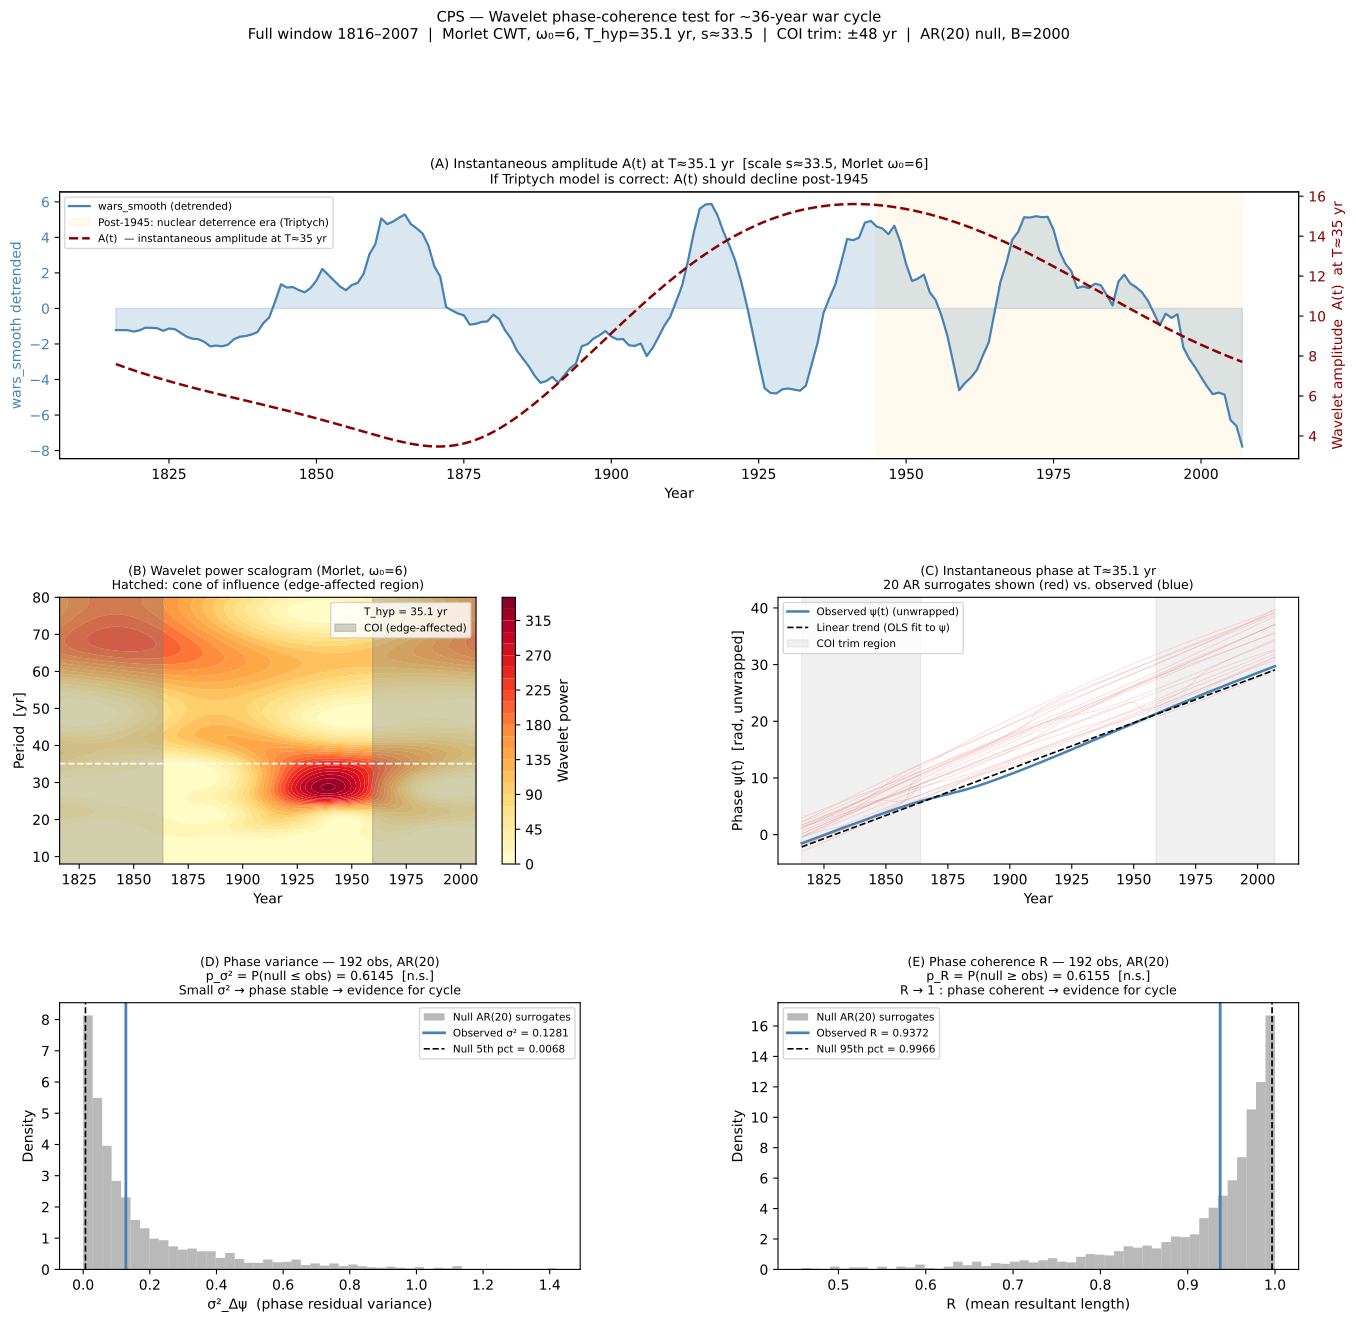

The Python source for this figure:
# wavelet_phase_test.py – Wavelet phase-coherence test for ~36-year war cycle
# Data: wars_color.csv
# Source: Triptych "We are Anomal(i)es" v0.1 by Mariusz Włodarczyk
# License: CC BY-NC-SA 4.0
#
# RATIONALE:
#   Epoch-folding (epoch_folding_test.py) tests whether the folded profile is
#   non-flat — a global measure of phase coherence across all cycles. The wavelet
#   test adds a LOCAL, time-resolved picture: it shows WHEN the cycle is strong
#   and whether the phase drifts or remains locked throughout 1816–2007.
#
#   This directly addresses the Triptych's claim (pages 52–78) that:
#     (a) amplitude is non-stationary — dampened post-1945 by nuclear deterrence,
#         institutional architecture, and post-war exhaustion;
#     (b) the RHYTHM (phase, period) is stable across the entire 1816–2007 window.
#
#   The wavelet gives us A(t) and ψ(t) separately:
#     A(t) = |W(t, s)|      — instantaneous amplitude at scale s ≈ 35 yr
#     ψ(t) = ∠W(t, s)       — instantaneous phase
#   Claim (a) → A(t) should drop post-1945.
#   Claim (b) → ψ(t), after removing the expected linear trend 2π·t/T_HYP,
#               should have small, stationary residuals Δψ(t).
#
# DESIGN:
#   Morlet wavelet  ψ(η) = π^(-1/4) · exp(i·ω₀·η) · exp(−η²/2), ω₀ = 6.
#   Scale–period relationship: T = 2π · s / ω₀.
#   For T_HYP = 35.1 yr → s_target = T_HYP · ω₀ / (2π) ≈ 33.5.
#
#   CWT is computed via FFT convolution for efficiency.
#
#   Cone of influence (COI): for the Morlet wavelet at scale s, the e-folding
#   time of the wavelet envelope is τ_e = s · √2. Phase estimates within τ_e
#   of the series edges are edge-affected and trimmed before computing test
#   statistics (but shown in plots for visual context with hatching).
#
#   Two test statistics on the trimmed phase residuals Δψ(t):
#     stat_A: σ²_Δψ = var(Δψ)       — phase residual variance
#             Small σ²_Δψ → phase coherent → evidence for cycle.
#             p_A = P(σ²_null ≤ σ²_obs | H₀)   [small is significant]
#
#     stat_B: R = |mean(exp(i·Δψ))| — mean resultant length (circular coherence)
#             R → 1 : perfect coherence.  R → 0 : incoherent.
#             p_B = P(R_null ≥ R_obs | H₀)      [small is significant]
#
#   Null: AR(p) surrogate wars_raw (AIC, same pipeline as spectral_significance_v2)
#         → MA(11) → CWT → extract Δψ → compute both statistics.
#
#   Analysis: FULL WINDOW ONLY (1816–2007, n = 192).
#   The post-WWI window (n = 90) provides fewer than 2 COI-trimmed cycles at
#   s ≈ 33.5; wavelet phase estimates are unreliable there.
#
# OUTPUT:
#   wavelet_phase_test.pdf
#   wavelet_phase_test_results.csv

from __future__ import annotations

import sys
import warnings
import numpy as np
import pandas as pd
import matplotlib
matplotlib.use("Agg")
import matplotlib.pyplot as plt
import matplotlib.gridspec as gridspec
import matplotlib.patches as mpatches
from pathlib import Path
from scipy.signal import detrend

sys.path.insert(0, str(Path(__file__).parent))
from spectral_significance_v2 import apply_ma, fit_ar_aic, generate_surrogate

warnings.filterwarnings("ignore")

RNG    = np.random.default_rng(20240301)
B      = 2000
ALPHA  = 0.05
MA_WIN = 11
OMEGA0 = 6.0                            # Morlet central frequency
T_HYP  = 35.1                          # Triptych sin-fit period [yr]
S_TGT  = T_HYP * OMEGA0 / (2 * np.pi) # target scale ≈ 33.5

# Visualisation: scalogram range
T_VIZ_LO, T_VIZ_HI = 8.0, 80.0        # period range for scalogram [yr]


# ─────────────────────────────────────────────────────────────────────────────
# Morlet CWT via FFT
# ─────────────────────────────────────────────────────────────────────────────

def morlet_wavelet_fft(x: np.ndarray, scales: np.ndarray,
                       omega0: float = OMEGA0) -> np.ndarray:
    """
    Continuous Morlet wavelet transform via FFT convolution.

    Parameters
    ----------
    x       : input signal, length N (assumed fs = 1 yr⁻¹)
    scales  : 1D array of scales [yr]
    omega0  : Morlet central frequency (default 6)

    Returns
    -------
    W : complex array, shape (len(scales), N)
        W[j, t] = CWT coefficient at scale scales[j] and time t.
    """
    N    = len(x)
    xf   = np.fft.fft(x, n=N)
    omegas = 2 * np.pi * np.fft.fftfreq(N, d=1.0)  # angular frequencies

    W = np.zeros((len(scales), N), dtype=complex)
    for j, s in enumerate(scales):
        # Fourier transform of the scaled Morlet wavelet (unit norm)
        psi_hat = (
            np.pi ** (-0.25)
            * np.sqrt(2 * np.pi * s)
            * np.exp(-0.5 * (s * omegas - omega0) ** 2)
        )
        psi_hat[omegas < 0] = 0.0   # analytic wavelet: zero for negative freqs
        W[j] = np.fft.ifft(xf * psi_hat)
    return W


def coi_halfwidth(s: float) -> float:
    """
    Cone-of-influence half-width (e-folding distance) for Morlet wavelet
    at scale s: τ_e = s · √2.
    """
    return s * np.sqrt(2.0)


# ─────────────────────────────────────────────────────────────────────────────
# phase residual extraction
# ─────────────────────────────────────────────────────────────────────────────

def phase_residuals(W_target: np.ndarray, N: int,
                    T: float, coi_trim: int) -> np.ndarray:
    """
    Extract instantaneous phase residuals Δψ(t) from the CWT at s_target.

    Steps:
      1. ψ(t) = angle(W_target)
      2. Unwrap to remove 2π jumps.
      3. Fit linear trend ψ̂(t) = ψ₀ + (2π/T)·t by OLS.
      4. Δψ(t) = ψ(t) − ψ̂(t)
      5. Trim coi_trim samples from each end.

    Returns Δψ trimmed (length N − 2·coi_trim), or empty array if too short.
    """
    t    = np.arange(N, dtype=float)
    psi  = np.unwrap(np.angle(W_target))

    # OLS: fit ψ = a + b·t; b should be close to 2π/T under cycle hypothesis
    A_mat = np.column_stack([np.ones(N), t])
    coef, _, _, _ = np.linalg.lstsq(A_mat, psi, rcond=None)
    psi_trend = coef[0] + coef[1] * t
    delta_psi = psi - psi_trend

    # trim COI
    if coi_trim * 2 >= N:
        return np.array([])
    return delta_psi[coi_trim: N - coi_trim]


def phase_stats(delta_psi: np.ndarray) -> tuple[float, float]:
    """
    Compute two phase-coherence statistics from Δψ residuals.

    Returns
    -------
    sigma2 : variance of Δψ (smaller → more coherent)
    R      : mean resultant length |mean(exp(i·Δψ))| ∈ [0, 1]
             (larger → more coherent)
    """
    if len(delta_psi) == 0:
        return np.nan, np.nan
    sigma2 = float(np.var(delta_psi))
    R      = float(np.abs(np.mean(np.exp(1j * delta_psi))))
    return sigma2, R


# ─────────────────────────────────────────────────────────────────────────────
# main test
# ─────────────────────────────────────────────────────────────────────────────

def run_test(years: np.ndarray, wars_raw: np.ndarray, wars_smooth: np.ndarray,
             n_boot: int = B) -> dict:
    """
    Full wavelet phase-coherence test for wars_smooth (full window only).

    Two statistics on COI-trimmed phase residuals Δψ(t):
      σ²_Δψ : phase residual variance  (H₁: smaller than null)
      R      : mean resultant length    (H₁: larger than null)

    p_sigma2 = P(σ²_null ≤ σ²_obs | H₀)  — small → evidence for cycle
    p_R      = P(R_null ≥ R_obs   | H₀)  — small → evidence for cycle
    """
    N = len(wars_raw)
    x_smooth = detrend(wars_smooth.astype(float), type="linear")

    # ── scales for visualisation scalogram ──────────────────────────────────
    scales_viz = np.unique(np.concatenate([
        np.linspace(T_VIZ_LO * OMEGA0 / (2 * np.pi),
                    T_VIZ_HI * OMEGA0 / (2 * np.pi), 80),
        np.array([S_TGT]),
    ]))
    scales_viz = np.sort(scales_viz)

    # ── CWT on observed series ───────────────────────────────────────────────
    W_viz    = morlet_wavelet_fft(x_smooth, scales_viz)
    s_idx    = int(np.argmin(np.abs(scales_viz - S_TGT)))
    W_target = W_viz[s_idx]                # complex, shape (N,)

    amp  = np.abs(W_target)               # A(t)
    psi  = np.unwrap(np.angle(W_target))  # ψ(t) unwrapped

    coi_trim = max(1, int(np.ceil(coi_halfwidth(S_TGT))))
    delta_psi_obs = phase_residuals(W_target, N, T_HYP, coi_trim)
    sigma2_obs, R_obs = phase_stats(delta_psi_obs)

    # linear trend over full series for plotting
    t_full = np.arange(N, dtype=float)
    A_mat  = np.column_stack([np.ones(N), t_full])
    coef, _, _, _ = np.linalg.lstsq(A_mat, psi, rcond=None)
    psi_trend_full = coef[0] + coef[1] * t_full

    # ── AR surrogate null ────────────────────────────────────────────────────
    x_raw = detrend(wars_raw.astype(float), type="linear")
    ar_fit, ar_p, ar_resid = fit_ar_aic(x_raw, max_lag=min(20, N // 5))
    raw_std = x_raw.std()

    boot_sigma2 = np.zeros(n_boot)
    boot_R      = np.zeros(n_boot)
    # store a few surrogate phase curves for visual comparison
    surr_psi_sample = []

    for b in range(n_boot):
        surr_raw = generate_surrogate(ar_fit, ar_resid, N, RNG)
        surr_raw = surr_raw / (surr_raw.std() + 1e-12) * raw_std
        surr_sm  = apply_ma(surr_raw, MA_WIN)
        x_surr   = detrend(surr_sm, type="linear")

        W_surr  = morlet_wavelet_fft(x_surr, np.array([S_TGT]))[0]
        dp_surr = phase_residuals(W_surr, N, T_HYP, coi_trim)
        s2, r   = phase_stats(dp_surr)
        boot_sigma2[b] = s2
        boot_R[b]      = r

        if b < 20:   # keep 20 surrogate phase curves for plotting
            surr_psi_sample.append(np.unwrap(np.angle(W_surr)))

    # remove nan surrogates (shouldn't happen but guard)
    boot_sigma2 = boot_sigma2[~np.isnan(boot_sigma2)]
    boot_R      = boot_R[~np.isnan(boot_R)]

    # p-values: direction aligned with H₁ (cycle → small σ², large R)
    p_sigma2 = float((boot_sigma2 <= sigma2_obs).mean())
    p_R      = float((boot_R      >= R_obs).mean())

    return {
        "N":                N,
        "ar_p":             ar_p,
        "years":            years,
        "x_smooth":         x_smooth,
        "scales_viz":       scales_viz,
        "W_viz":            W_viz,
        "s_idx":            s_idx,
        "S_tgt":            S_TGT,
        "T_hyp":            T_HYP,
        "amp":              amp,
        "psi":              psi,
        "psi_trend":        psi_trend_full,
        "delta_psi_obs":    delta_psi_obs,
        "coi_trim":         coi_trim,
        "sigma2_obs":       sigma2_obs,
        "R_obs":            R_obs,
        "boot_sigma2":      boot_sigma2,
        "boot_R":           boot_R,
        "p_sigma2":         p_sigma2,
        "p_R":              p_R,
        "surr_psi_sample":  surr_psi_sample,
    }


# ─────────────────────────────────────────────────────────────────────────────
# plot
# ─────────────────────────────────────────────────────────────────────────────

def plot_results(r: dict, out_path: str) -> None:
    years = r["years"]
    N     = r["N"]
    C_OBS = "steelblue"
    C_SUR = "lightcoral"

    fig = plt.figure(figsize=(16, 14))
    gs  = gridspec.GridSpec(3, 2, figure=fig, hspace=0.52, wspace=0.38)

    # ── Panel A: wars_smooth + A(t) overlay ─────────────────────────────────
    ax_a  = fig.add_subplot(gs[0, :])
    ax_a2 = ax_a.twinx()

    ax_a.fill_between(years, r["x_smooth"],
                      alpha=0.20, color=C_OBS)
    ax_a.plot(years, r["x_smooth"], color=C_OBS, lw=1.6,
              label="wars_smooth (detrended)")
    ax_a2.plot(years, r["amp"], color="darkred", lw=1.8, ls="--",
               label=f"A(t)  — instantaneous amplitude at T≈{r['T_hyp']:.0f} yr")

    # shade post-1945 (nuclear deterrence era per Triptych)
    ax_a.axvspan(1945, years[-1], alpha=0.07, color="orange",
                 label="Post-1945: nuclear deterrence era (Triptych)")

    ax_a.set_xlabel("Year")
    ax_a.set_ylabel("wars_smooth detrended", color=C_OBS)
    ax_a2.set_ylabel(f"Wavelet amplitude  A(t)  at T≈{r['T_hyp']:.0f} yr",
                     color="darkred")
    ax_a.tick_params(axis="y", labelcolor=C_OBS)
    ax_a2.tick_params(axis="y", labelcolor="darkred")
    l1, lb1 = ax_a.get_legend_handles_labels()
    l2, lb2 = ax_a2.get_legend_handles_labels()
    ax_a.legend(l1 + l2, lb1 + lb2, fontsize=7.5, loc="upper left")
    ax_a.set_title(
        f"(A) Instantaneous amplitude A(t) at T≈{r['T_hyp']:.1f} yr  "
        f"[scale s≈{r['S_tgt']:.1f}, Morlet ω₀={OMEGA0:.0f}]\n"
        "If Triptych model is correct: A(t) should decline post-1945",
        fontsize=9.5,
    )

    # ── Panel B: scalogram ───────────────────────────────────────────────────
    ax_b = fig.add_subplot(gs[1, 0])

    # periods for y-axis
    periods_viz = 2 * np.pi * r["scales_viz"] / OMEGA0
    power       = np.abs(r["W_viz"]) ** 2
    # clip to T_VIZ range
    mask_p = (periods_viz >= T_VIZ_LO) & (periods_viz <= T_VIZ_HI)

    im = ax_b.contourf(
        years,
        periods_viz[mask_p],
        power[mask_p],
        levels=30, cmap="YlOrRd",
    )
    plt.colorbar(im, ax=ax_b, label="Wavelet power")

    # mark T_HYP
    ax_b.axhline(r["T_hyp"], color="white", lw=1.2, ls="--",
                 label=f"T_hyp = {r['T_hyp']:.1f} yr")

    # cone of influence (COI)
    coi_t_left  = r["S_tgt"] * np.sqrt(2) * np.ones(2)
    coi_t_right = r["S_tgt"] * np.sqrt(2) * np.ones(2)
    T_range = [T_VIZ_LO, T_VIZ_HI]
    ax_b.fill_betweenx(
        T_range,
        [years[0], years[0]],
        [years[0] + coi_t_left[0], years[0] + coi_t_left[0]],
        color="grey", alpha=0.35, label="COI (edge-affected)",
    )
    ax_b.fill_betweenx(
        T_range,
        [years[-1] - coi_t_right[0], years[-1] - coi_t_right[0]],
        [years[-1], years[-1]],
        color="grey", alpha=0.35,
    )

    ax_b.set_xlabel("Year")
    ax_b.set_ylabel("Period  [yr]")
    ax_b.set_title(
        "(B) Wavelet power scalogram (Morlet, ω₀=6)\n"
        "Hatched: cone of influence (edge-affected region)",
        fontsize=9,
    )
    ax_b.legend(fontsize=7.5, loc="upper right")

    # ── Panel C: instantaneous phase ψ(t) and residuals ─────────────────────
    ax_c = fig.add_subplot(gs[1, 1])

    # plot a few surrogate phases for comparison
    for psi_s in r["surr_psi_sample"]:
        ax_c.plot(years, psi_s, color=C_SUR, lw=0.5, alpha=0.35)

    ax_c.plot(years, r["psi"], color=C_OBS, lw=1.8,
              label="Observed ψ(t) (unwrapped)")
    ax_c.plot(years, r["psi_trend"], color="black", lw=1.2, ls="--",
              label=f"Linear trend (OLS fit to ψ)")

    # mark COI trim region
    coi_yr = int(np.ceil(r["coi_trim"]))
    ax_c.axvspan(years[0], years[0] + coi_yr, alpha=0.12, color="grey",
                 label="COI trim region")
    ax_c.axvspan(years[-1] - coi_yr, years[-1], alpha=0.12, color="grey")

    ax_c.set_xlabel("Year")
    ax_c.set_ylabel("Phase ψ(t)  [rad, unwrapped]")
    ax_c.set_title(
        f"(C) Instantaneous phase at T≈{r['T_hyp']:.1f} yr\n"
        f"20 AR surrogates shown (red) vs. observed (blue)",
        fontsize=9,
    )
    ax_c.legend(fontsize=7.5, loc="upper left")

    # ── Panel D: σ²_Δψ bootstrap distribution ───────────────────────────────
    ax_d = fig.add_subplot(gs[2, 0])

    ax_d.hist(r["boot_sigma2"], bins=50, color="grey", alpha=0.55,
              density=True, label=f"Null AR({r['ar_p']}) surrogates")
    ax_d.axvline(r["sigma2_obs"], color=C_OBS, lw=2.0,
                 label=f"Observed σ² = {r['sigma2_obs']:.4f}")
    q05_s2 = float(np.quantile(r["boot_sigma2"], 0.05))
    ax_d.axvline(q05_s2, color="black", lw=1.2, ls="--",
                 label=f"Null 5th pct = {q05_s2:.4f}")

    sig_d = "SIGNIFICANT" if r["p_sigma2"] < ALPHA else "n.s."
    ax_d.set_xlabel("σ²_Δψ  (phase residual variance)")
    ax_d.set_ylabel("Density")
    ax_d.set_title(
        f"(D) Phase variance — {r['N']} obs, AR({r['ar_p']})\n"
        f"p_σ² = P(null ≤ obs) = {r['p_sigma2']:.4f}  [{sig_d}]\n"
        "Small σ² → phase stable → evidence for cycle",
        fontsize=9,
    )
    ax_d.legend(fontsize=7.5)

    # ── Panel E: R bootstrap distribution ───────────────────────────────────
    ax_e = fig.add_subplot(gs[2, 1])

    ax_e.hist(r["boot_R"], bins=50, color="grey", alpha=0.55,
              density=True, label=f"Null AR({r['ar_p']}) surrogates")
    ax_e.axvline(r["R_obs"], color=C_OBS, lw=2.0,
                 label=f"Observed R = {r['R_obs']:.4f}")
    q95_R = float(np.quantile(r["boot_R"], 0.95))
    ax_e.axvline(q95_R, color="black", lw=1.2, ls="--",
                 label=f"Null 95th pct = {q95_R:.4f}")

    sig_e = "SIGNIFICANT" if r["p_R"] < ALPHA else "n.s."
    ax_e.set_xlabel("R  (mean resultant length)")
    ax_e.set_ylabel("Density")
    ax_e.set_title(
        f"(E) Phase coherence R — {r['N']} obs, AR({r['ar_p']})\n"
        f"p_R = P(null ≥ obs) = {r['p_R']:.4f}  [{sig_e}]\n"
        "R → 1 : phase coherent → evidence for cycle",
        fontsize=9,
    )
    ax_e.legend(fontsize=7.5)

    plt.suptitle(
        "CPS — Wavelet phase-coherence test for ~36-year war cycle\n"
        f"Full window 1816–2007  |  Morlet CWT, ω₀={OMEGA0:.0f}, "
        f"T_hyp={r['T_hyp']:.1f} yr, s≈{r['S_tgt']:.1f}  |  "
        f"COI trim: ±{r['coi_trim']} yr  |  AR({r['ar_p']}) null, B={B}",
        fontsize=10.5, y=1.01,
    )
    plt.savefig(out_path, dpi=200, bbox_inches="tight")
    print(f"\n✓ Saved {out_path}")
    plt.close(fig)


# ─────────────────────────────────────────────────────────────────────────────
# summary print + CSV
# ─────────────────────────────────────────────────────────────────────────────

def print_and_save(r: dict, csv_path: str) -> None:
    SEP  = "═" * 70
    sep2 = "─" * 70

    n_trimmed = len(r["delta_psi_obs"])
    print(f"\n{SEP}")
    print("  WAVELET PHASE-COHERENCE TEST  (Full window 1816–2007)")
    print(SEP)
    print(f"  n = {r['N']}  |  AR({r['ar_p']}) null  |  "
          f"T_hyp = {r['T_hyp']:.1f} yr  |  s_target = {r['S_tgt']:.2f}")
    print(f"  COI trim: ±{r['coi_trim']} yr  →  "
          f"{n_trimmed} obs used for phase statistics "
          f"(~{n_trimmed / r['T_hyp']:.1f} cycles)")
    print(sep2)
    print("  STATISTIC A: σ²_Δψ  (phase residual variance)")
    print(f"    Observed  σ²_Δψ = {r['sigma2_obs']:.6f}")
    print(f"    Null 5th pct    = {np.quantile(r['boot_sigma2'], 0.05):.6f}")
    print(f"    p_σ²  =  P(null ≤ obs) = {r['p_sigma2']:.4f}  "
          f"[{'SIGNIFICANT' if r['p_sigma2'] < ALPHA else 'NOT significant'}]")
    print(sep2)
    print("  STATISTIC B: R  (mean resultant length)")
    print(f"    Observed  R = {r['R_obs']:.6f}")
    print(f"    Null 95th pct = {np.quantile(r['boot_R'], 0.95):.6f}")
    print(f"    p_R   =  P(null ≥ obs) = {r['p_R']:.4f}  "
          f"[{'SIGNIFICANT' if r['p_R'] < ALPHA else 'NOT significant'}]")
    print(SEP)

    df = pd.DataFrame([{
        "window":               "Full 1816–2007",
        "n":                    r["N"],
        "ar_p":                 r["ar_p"],
        "T_hyp_yr":             r["T_hyp"],
        "s_target":             round(r["S_tgt"], 2),
        "coi_trim_yr":          r["coi_trim"],
        "n_obs_trimmed":        n_trimmed,
        "n_cycles_trimmed":     round(n_trimmed / r["T_hyp"], 2),
        "sigma2_obs":           round(r["sigma2_obs"], 6),
        "null_5th_pct_sigma2":  round(float(np.quantile(r["boot_sigma2"], 0.05)), 6),
        "p_sigma2":             round(r["p_sigma2"], 4),
        "significant_sigma2":   r["p_sigma2"] < ALPHA,
        "R_obs":                round(r["R_obs"], 6),
        "null_95th_pct_R":      round(float(np.quantile(r["boot_R"], 0.95)), 6),
        "p_R":                  round(r["p_R"], 4),
        "significant_R":        r["p_R"] < ALPHA,
    }]).set_index("window")

    print(df.T.to_string())
    df.to_csv(csv_path)
    print(f"\n✓ Saved {csv_path}")


# ─────────────────────────────────────────────────────────────────────────────
# main
# ─────────────────────────────────────────────────────────────────────────────

if __name__ == "__main__":
    import argparse

    parser = argparse.ArgumentParser(
        description="Wavelet phase-coherence test for ~36-year war cycle"
    )
    parser.add_argument("csv", nargs="?", default="wars_color.csv")
    parser.add_argument("--boot", type=int, default=B)
    args    = parser.parse_args()
    B_run   = args.boot
    out_dir = Path(args.csv).parent

    df_data = pd.read_csv(args.csv).set_index("year").sort_index()

    # Full window only — see DESIGN note on COI and post-WWI window
    mask        = df_data.index >= 1816
    sub         = df_data[mask].copy()
    wars_raw    = sub["wars"].values.astype(float)
    wars_smooth = sub["wars_smooth"].values.astype(float)
    years       = sub.index.values

    print(f"{'='*70}")
    print(f"  Running wavelet phase-coherence test  (n={len(wars_raw)})")
    print(f"  T_hyp={T_HYP} yr  |  s_target≈{S_TGT:.2f}  |  B={B_run}")
    print(f"{'='*70}")

    r = run_test(years, wars_raw, wars_smooth, n_boot=B_run)

    print_and_save(
        r,
        csv_path=str(out_dir / "wavelet_phase_test_results.csv"),
    )
    plot_results(
        r,
        out_path=str(out_dir / "wavelet_phase_test.pdf"),
    )
